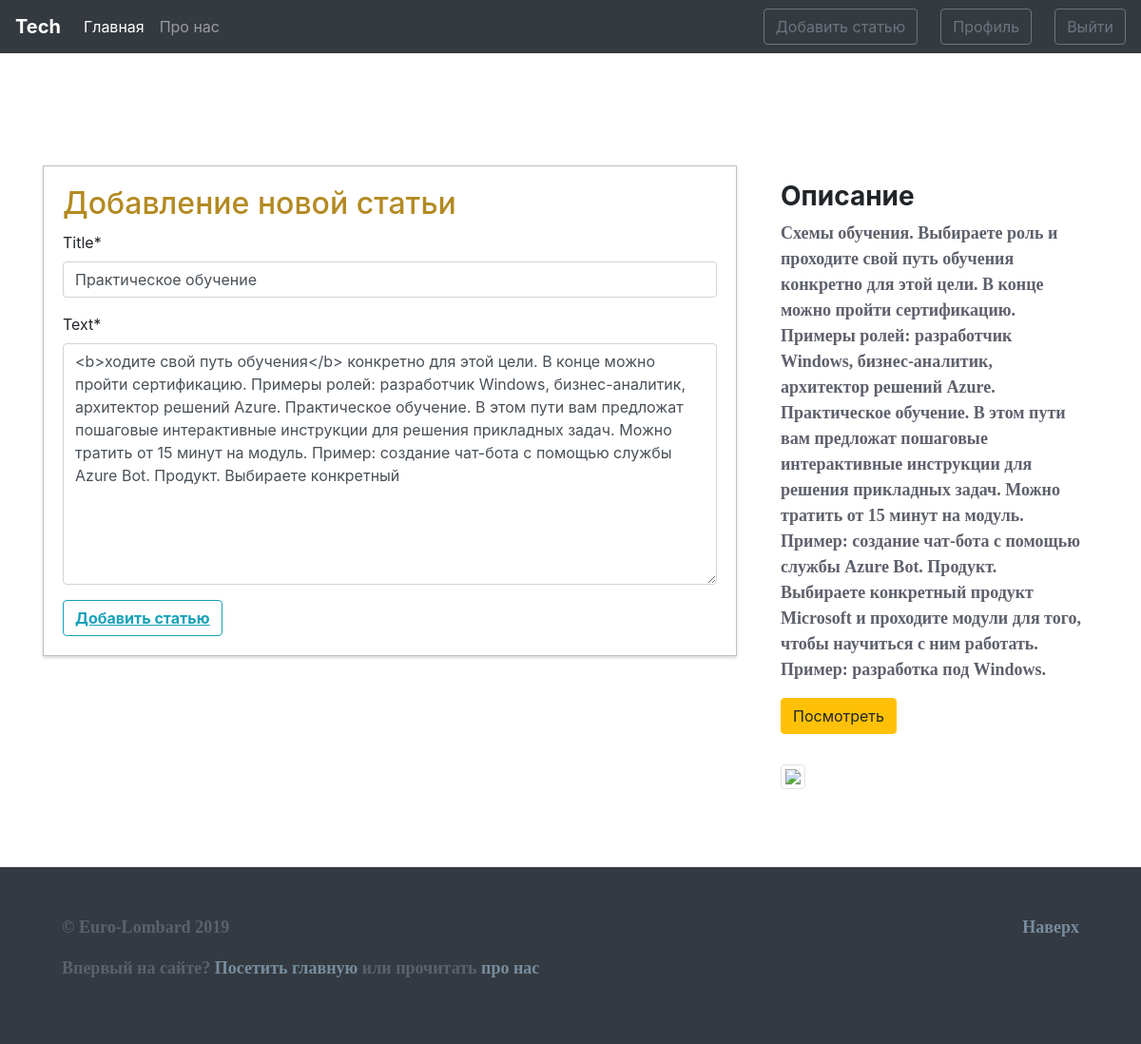
The app's page /news/46/update/ (signed in) with its own data.
### blog/models.py (models this page shows, shortened)
class News(models.Model):
    title = models.CharField(max_length=100) # не больше 250 можно
    text = models.TextField()
    date = models.DateTimeField(default=timezone.now)
    author = models.ForeignKey(User, on_delete=models.CASCADE)

### blog/views.py (the view, shortened to what this page needs)
# urls.py: path('news/<int:pk>/update/', views.UpdateNewsView.as_view(), name='news-update'),
class UpdateNewsView(LoginRequiredMixin, UserPassesTestMixin, UpdateView):
    model = News
    fields = ['title', 'text']
    def test_func(self):
        news = self.get_object()
        if self.request.user == news.author:
            return True
        return False

### blog/templates/blog/news_form.html (shortened to what this page needs)
{% extends 'blog/main.html' %}
{% load crispy_forms_tags %}
{% block main_section %}
  <div class="form-section">
    <h2>Добавление новой статьи</h2>
    <form method="POST">
      {{ form|crispy }}
      <button type="submit" class="btn btn-outline-info"><u><b>Добавить статью</b></u></button>
    </form>
  </div>
{% endblock main_section %}
{% block aside_news_section %}
    <h3><b>Описание</b></h3>
    <p>Схемы обучения. Выбираете роль и проходите свой путь обучения конкретно для этой цели. В конце можно пройти сертификацию. Примеры ролей: разработчик Windows, бизнес-аналитик, архитектор решений Azure.
  Практическое обучение. В этом пути вам предложат пошаговые интерактивные инструкции для решения прикладных задач. Можно тратить от 15 минут на модуль. Пример: создание чат-бота с помощью службы Azure Bot.
  Продукт. Выбираете конкретный продукт Microsoft и проходите модули для того, чтобы научиться с ним работать. Пример: разработка под Windows.</p>
    <a href="" target="_blank">
      <button class="btn btn-warning">Посмотреть</button>
    </a>
{% endblock aside_news_section %}

### blog/static/blog/main.css (style rules this page uses)
p { color: #5E606C; font-family: "book antiqua", Georgia, Serif; font-weight: bold; font-size: large; }
body { background: #ffffff }
a { color: #575D59 }
.form-section { background: #ffffff; padding: 20px; border: 1px solid silver; box-sizing: border-box; width: 100%; -webkit-box-shadow: 0 2px 3px 0 rgba(74,74,74,.21); -moz-box-shadow: 0 2px 3px 0 rgba(74,74,74,.21); box-shadow: 0 2px 3px 0 rgba(74,74,74,.21); }
.form-section > h2 { color: #b38a22; margin-bottom: 10px }

### records on screen
News: title "Практическое обучение", text "<b>ходите свой путь обучения</b> конкретно для этой цели. В конце можно пройти сертификацию. Примеры ролей: разработчик Windows, бизнес-аналитик, архитектор решений Azure. Практическое обучение. В этом пути вам предложат пошаговые интерактивные инструкции для решения прикладных задач. Можно тратить от 15 минут на модуль. Пример: создание чат-бота с помощью службы Azure Bot. Продукт. Выбираете конкретный"
